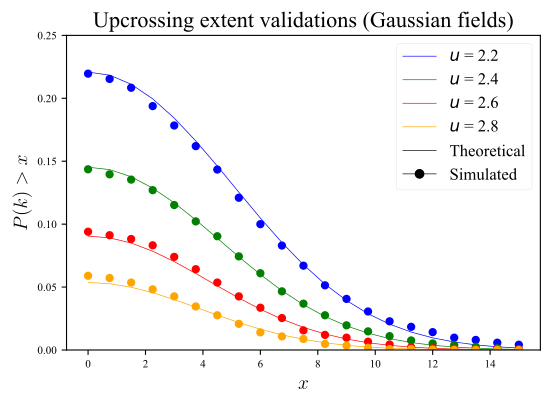

Source code (Python):

import numpy as np
from matplotlib import pyplot
import rft1d


### update rcParams:
fig_width_mm  = 140
fig_height_mm = 100
mm2in         = 1/25.4
fig_width     = fig_width_mm*mm2in
fig_height    = fig_height_mm*mm2in
params = {
	'backend':'ps',
	'axes.labelsize':14,
	'font.size':12,
	'text.usetex': False,
	'legend.fontsize':12,
	'xtick.labelsize':8,
	'ytick.labelsize':8,
	'font.family':'Times New Roman',
	'lines.linewidth':0.5,
	'patch.linewidth':0.25,
	'figure.figsize': [fig_width,fig_height]
}
pyplot.rcParams.update(params)



eps        = np.finfo(float).eps   #smallest float


#(0) Specify parameters:
np.random.seed(0)
nResponses   = 5000
nNodes       = 101
FWHM         = 10.0
interp       = True
wrap         = True
heights      = [2.2, 2.4, 2.6, 2.8]
### generate data:
y            = rft1d.randn1d(nResponses, nNodes, FWHM)
calc         = rft1d.geom.ClusterMetricCalculator()
rftcalc      = rft1d.prob.RFTCalculator(STAT='Z', nodes=nNodes, FWHM=FWHM)




#(1) Maximum region size:
K0      = np.linspace(eps, 15, 21)
K       = np.array([[calc.max_cluster_extent(yy, h, interp, wrap)   for yy in y]  for h in heights])
P       = np.array([(K>=k0).mean(axis=1)  for k0 in K0]).T
P0      = np.array([[rftcalc.p.cluster(k0, h)  for k0 in K0/FWHM]  for h in heights])




#(2) Plot results:
pyplot.close('all')
colors  = ['b', 'g', 'r', 'orange']
labels  = ['$u$ = %.1f'%h for h in heights]
ax      = pyplot.axes([0.12,0.11,0.86,0.80])
for color,p,p0,label in zip(colors,P,P0,labels):
	ax.plot(K0, p,  'o', color=color, markersize=5)
	ax.plot(K0, p0, '-', color=color, label=label)
ax.plot([0,1],[10,10], 'k-', label='Theoretical')
ax.plot([0,1],[10,10], 'ko-', label='Simulated')
ax.legend()
ax.set_xlabel(r'$x$', size=14, usetex=True)
ax.set_ylabel(r'$P(k) > x$', size=14, usetex=True)
ax.set_ylim(0, 0.25)
ax.set_title('Upcrossing extent validations (Gaussian fields)', size=16)
# pyplot.show()
